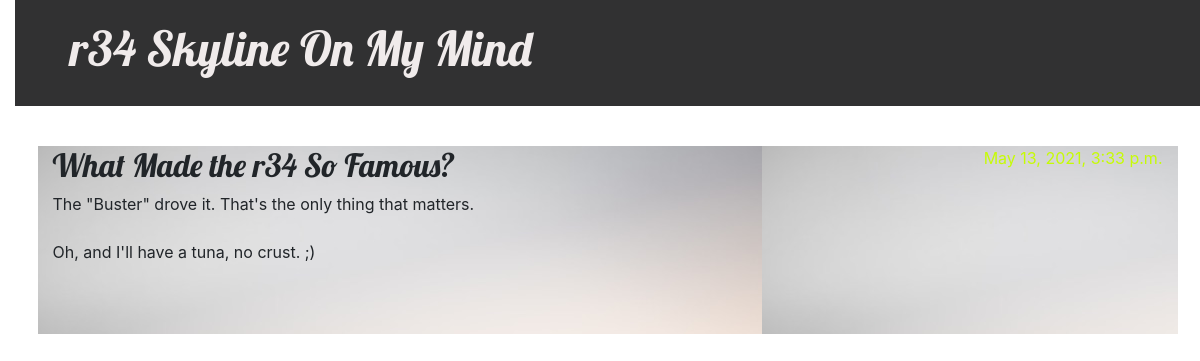
Screenshot of /post/3/ with the database file from the repository.
### blog/models.py (models this page shows, shortened)
class Post(models.Model):
    author = models.ForeignKey(settings.AUTH_USER_MODEL, on_delete=models.CASCADE)
    title = models.CharField(max_length=200)
    text = models.TextField()
    created_date = models.DateTimeField(default=timezone.now)
    published_date = models.DateTimeField(blank=True, null=True)
    url = models.URLField(blank=True)

### blog/views.py (the view)
# urls.py: path('post/<int:pk>/', views.post_detail, name='post_detail'),
def post_detail(request, pk):
    post = get_object_or_404(Post, pk=pk)
    return render(request, 'blog/post_detail.html', {'post': post})
    Post.objects.get(pk=pk)

### blog/templates/blog/post_detail.html (shortened to what this page needs)
{% extends 'blog/base.html' %}
{% block content %}
    <article class="post">
        {% if post.published_date %}
            <time class="date">
            </time>
        {% endif %}
        <h2>{{ post.title }}</h2>
        <p>{{ post.text|linebreaksbr }}</p>
    </article>
{% endblock %}

### blog/static/css/blog.css (style rules this page uses)
body { padding-left: 15px; }
h1, h2, h3, h4 { font-family: 'Lobster', cursive; }
.date { color: #c6fc05; }
.post { margin-bottom: 70px; }
.post > .date, .post > .actions { float: right; }

### rows the page displays
Post: title "What Made the r34 So Famous?", text "The \"Buster\" drove it. That's the only thing that matters. Oh, and I'll have a tuna, no crust. ;)"
